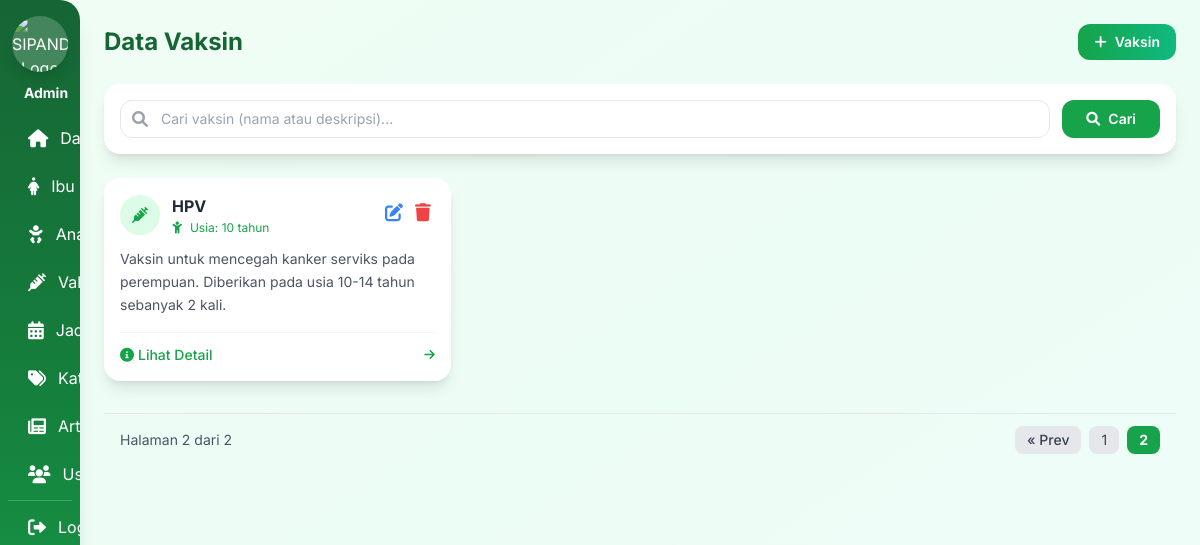
The page /admin/vaksin/list_vaksin.php?page=2 (signed in) on the database its author committed.
### tables this page shows
CREATE TABLE vaksin (
    id_vaksin INT PRIMARY KEY AUTO_INCREMENT,
    nama_vaksin VARCHAR(100) NOT NULL,
    deskripsi TEXT,
    usia_rekomendasi INT,
    created_at TIMESTAMP DEFAULT CURRENT_TIMESTAMP
);

### admin/vaksin/list_vaksin.php (the view, shortened to what this page needs)
<?php
require_once __DIR__ . '/../../config/database.php';
require_once __DIR__ . '/../../auth/cek_admin.php';
$search = isset($_GET['search']) ? mysqli_real_escape_string($conn, trim($_GET['search'])) : '';
$page = isset($_GET['page']) ? (int)$_GET['page'] : 1;
$limit = 9;
$offset = ($page - 1) * $limit;
include __DIR__ . '/../../templates/sidebar.php';
$search_condition = "";
$total = mysqli_fetch_assoc(mysqli_query($conn, "SELECT COUNT(*) as total FROM vaksin $search_condition"))['total'];
$total_pages = ceil($total / $limit);
$result = mysqli_query($conn, "SELECT * FROM vaksin
                               $search_condition
                               ORDER BY usia_rekomendasi ASC
                               LIMIT $offset, $limit");
function formatUsia($bulan) {
    $tahun = floor($bulan / 12);
    $sisa_bulan = $bulan % 12;
    if($tahun > 0 && $sisa_bulan > 0) {
        return $tahun . ' tahun ' . $sisa_bulan . ' bulan';
    } elseif($tahun > 0) {
        return $tahun . ' tahun';
    } else {
        return $sisa_bulan . ' bulan';
    }
}
?>
<div class="fade-in">
    <div class="flex justify-between items-center mb-6">
        <h1 class="text-2xl font-bold text-green-800">Data Vaksin</h1>
        <a href="tambah_vaksin.php" class="bg-gradient-to-r from-green-600 to-emerald-500 text-white px-4 py-2 rounded-xl hover:shadow-lg transition text-sm font-semibold">
            <i class="fas fa-plus mr-2"></i>Vaksin
        </a>
    </div>
    <div class="bg-white rounded-2xl shadow-lg p-4 mb-6">
        <form method="GET" class="flex flex-col sm:flex-row gap-3">
            <div class="flex-1 relative">
                <i class="fas fa-search absolute left-3 top-1/2 transform -translate-y-1/2 text-gray-400"></i>
                <input type="text" name="search" value="<?php echo htmlspecialchars($search); ?>"
                       placeholder="Cari vaksin (nama atau deskripsi)..."
                       class="w-full pl-10 pr-4 py-2 border border-gray-200 rounded-xl focus:outline-none focus:border-green-400 focus:ring-2 focus:ring-green-200 text-sm">
            </div>
            <button type="submit" class="bg-green-600 text-white px-6 py-2 rounded-xl hover:bg-green-700 transition flex items-center justify-center gap-2 text-sm font-semibold shadow-sm">
                <i class="fas fa-search"></i> Cari
            </button>
        </form>
    </div>
    <div class="grid grid-cols-1 md:grid-cols-2 lg:grid-cols-3 gap-4">
        <?php if(mysqli_num_rows($result) > 0): ?>
        <?php while($row = mysqli_fetch_assoc($result)): ?>
        <div class="bg-white rounded-2xl shadow-lg p-4 hover:shadow-xl transition flex flex-col h-full justify-between">
            <div>
                <div class="flex justify-between items-start">
                    <div class="flex items-center gap-3">
                        <div class="w-10 h-10 bg-green-100 rounded-full flex items-center justify-center flex-shrink-0">
                            <i class="fas fa-syringe text-green-600"></i>
                        </div>
                        <div>
                            <h3 class="font-bold text-gray-800 break-all"><?php echo htmlspecialchars($row['nama_vaksin']); ?></h3>
                            <p class="text-xs text-green-600 mt-0.5">
                                <i class="fas fa-child mr-1"></i>
                                Usia: <?php echo formatUsia($row['usia_rekomendasi']); ?>
                            </p>
                        </div>
                    </div>
                    <div class="flex items-center gap-1 flex-shrink-0">
                        <button type="button" onclick="kirimEditVaksinPost('<?php echo $row['id_vaksin']; ?>')"
                                class="text-blue-500 hover:text-blue-700 p-1 transition" title="Edit">
                            <i class="fas fa-edit text-lg"></i>
                        </button>
                        <a href="hapus_vaksin.php?id=<?php echo $row['id_vaksin']; ?>"
                           class="text-red-500 hover:text-red-700 p-1 transition" title="Hapus"
                           onclick="confirmDelete(event, this.href)">
                            <i class="fas fa-trash text-lg"></i>
                        </a>
                    </div>
                </div>
                <div class="mt-3">
                    <?php
                    $deskripsi_singkat = strip_tags($row['deskripsi'] ?? '');
                    ?>
                    <p class="text-gray-600 text-sm leading-relaxed"><?php echo nl2br(htmlspecialchars($deskripsi_singkat ?: 'Tidak ada deskripsi.')); ?></p>
                </div>
            </div>
            <div class="mt-4 pt-3 border-t border-gray-100">
                <button onclick='openDetailModal(<?php echo json_encode($row); ?>, "<?php echo formatTanggalIndonesia($row['created_at']); ?>")'
                        class="text-green-600 hover:text-green-700 text-sm font-medium flex items-center gap-1 transition w-full text-left">
                    <i class="fas fa-info-circle"></i> Lihat Detail
                    <i class="fas fa-arrow-right text-xs ml-auto"></i>
                </button>
            </div>
        </div>
        <?php endwhile; ?>
    </div>
    <?php if($total_pages > 1): ?>
    <div class="mt-8">
        <?php echo paginate($page, $total_pages, '', ['search' => $search]); ?>
    </div>
    <?php endif; ?>
    <?php endif; ?>
</div>
<?php include __DIR__ . '/../../templates/footer.php'; ?>

### templates/sidebar.php (style rules this page uses)
* { font-family: 'Inter', sans-serif; }
.fade-in { animation: fadeIn 0.5s ease-out; }
@media (min-width: 1024px) { body { position: relative; } }

### rows shown on the page
vaksin: nama_vaksin "HPV", usia_rekomendasi "10 tahun", deskripsi "Vaksin untuk mencegah kanker serviks pada perempuan. Diberikan pada usia 10-14 tahun sebanyak 2 kali."

### other values the page prints
$current_page "2"
$total_pages "2"
